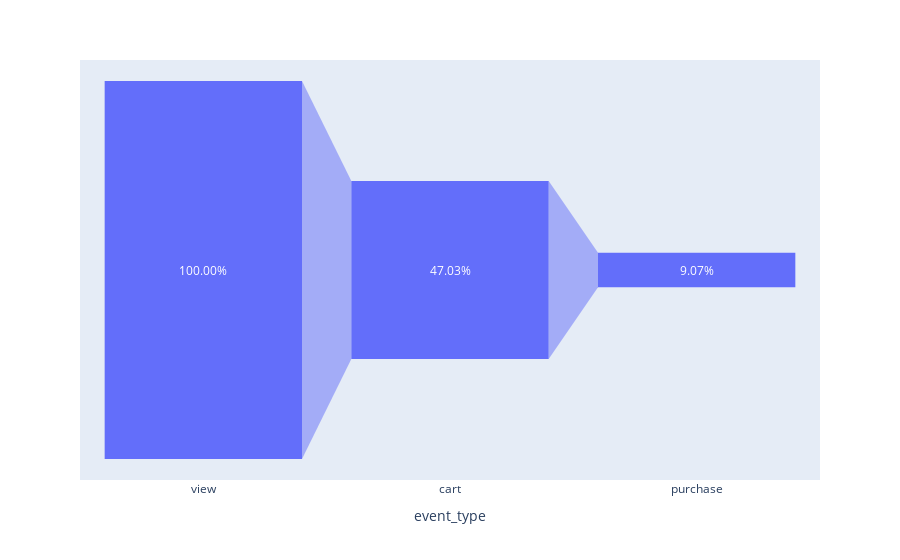

Notebook code cell kept with this figure:
### Code cell
fig = px.funnel(data_frame=funnel, x='event_type', y='retain_rate')
fig.update_traces(texttemplate="%{value:,.2%}")
fig.show()

### Figure 1 — Plotly figure (JSON) as saved in the notebook; plotly's stock layout.template omitted (floating-point values rounded to 4 significant figures)
{"data": [{"hovertemplate": "event_type=%{x}<br>retain_rate=%{y}<extra></extra>", "legendgroup": "", "marker": {"color": "#636efa"}, "name": "", "orientation": "v", "showlegend": false, "texttemplate": "%{value:,.2%}", "type": "funnel", "x": ["view", "cart", "purchase"], "xaxis": "x", "y": [1, 0.4703, 0.09071], "yaxis": "y"}], "layout": {"legend": {"tracegroupgap": 0}, "margin": {"t": 60}, "xaxis": {"anchor": "y", "domain": [0, 1], "title": {"text": "event_type"}}, "yaxis": {"anchor": "x", "domain": [0, 1], "title": {"text": "retain_rate"}}}}
